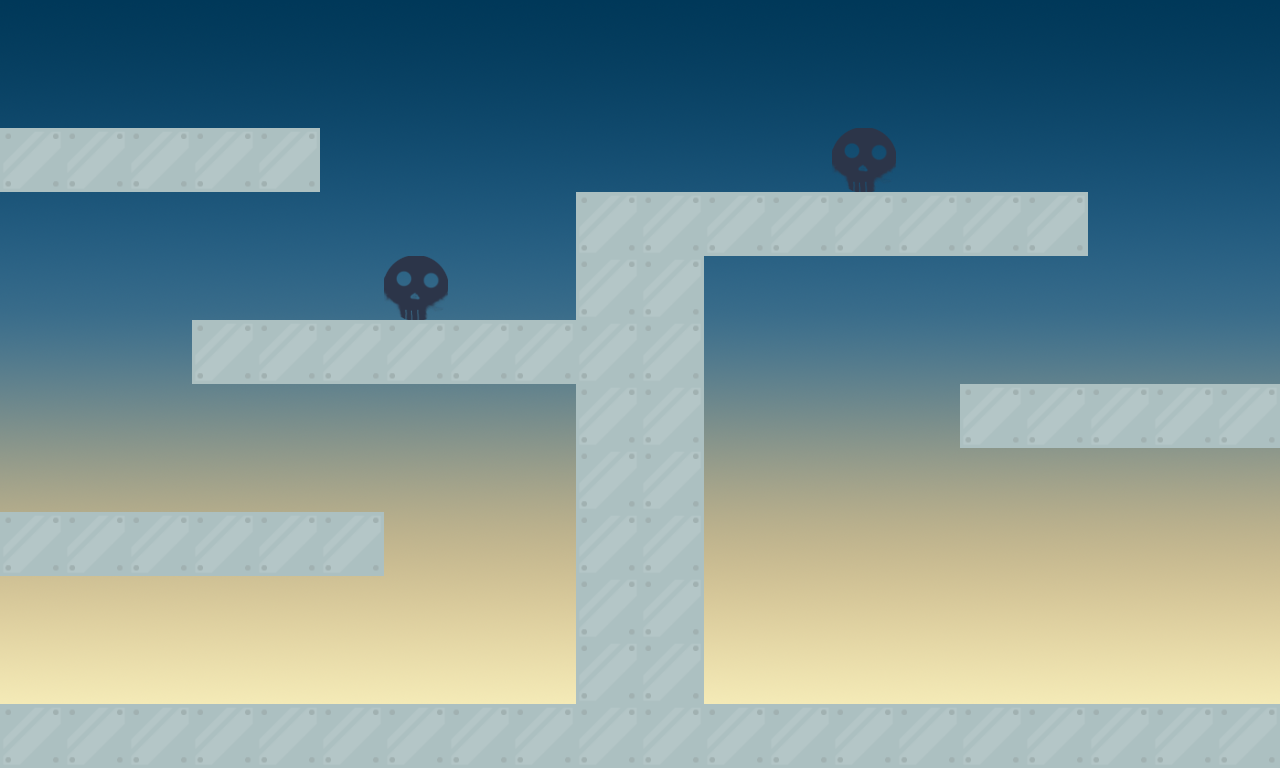

A level layout from a 2D game, rendered from its tile map. Below: a short description, then the map file with tile-grid data replaced by summaries:
An orthogonal 20x12 tile map with 64x64 px tiles, 2 tile layers (level, GameElement), 2 tilesets, 1 image layer and 7 objects.

<map version="1.0" orientation="orthogonal" renderorder="right-down" width="20" height="12" tilewidth="64" tileheight="64" nextobjectid="16">
 <tileset firstgid="1" name="level_tileset" tilewidth="64" tileheight="64" tilecount="1" columns="1">
  <image source="../assets/Tiles/level_tileset.png" trans="ff00ff" width="64" height="64" />
 </tileset>
 <tileset firstgid="2" name="GameElement_tileset" tilewidth="64" tileheight="64" tilecount="3" columns="3">
  <image source="../assets/Tiles/GameElement_tileset.png" trans="ff00ff" width="192" height="64" />
 </tileset>
 <imagelayer name="bg">
  <image source="../assets/BG/Sky/sky_yellow_darkblue.png" width="1280" height="768" />
 </imagelayer>
 <layer name="level" width="20" height="12">
  <data>[240 cells, 64 non-empty, 1 distinct tile ids]</data>
 </layer>
 <objectgroup name="objects">
  <object id="3" x="577" y="192" width="512" height="63" />
  <object id="9" x="1" y="129" width="319" height="61" />
  <object id="10" x="192" y="321" width="384" height="62" />
  <object id="11" x="0" y="513" width="384" height="61" />
  <object id="13" x="0" y="704" width="1280" height="61.3333" />
  <object id="14" x="961.333" y="381.333" width="317.333" height="68" />
  <object id="15" x="576" y="258.667" width="126.667" height="444" />
 </objectgroup>
 <layer name="GameElement" width="20" height="12">
  <data>[240 cells, 2 non-empty, 1 distinct tile ids]</data>
 </layer>
</map>
